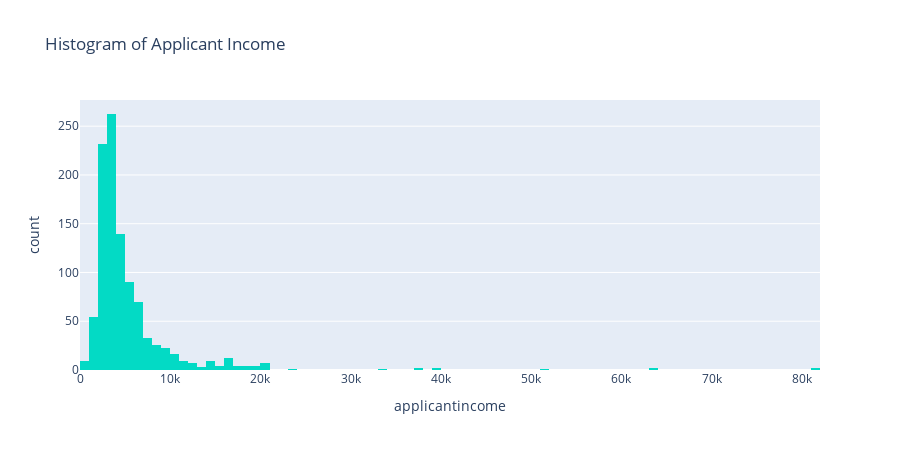

The notebook cell saved with this chart:
### Markdown cell above
## Visualization of Numerical Variables using Histogram

### Code cell
import plotly.express as px
SP = px.histogram(df, x='applicantincome',
                         title='Histogram of Applicant Income', height=450,
                         color_discrete_sequence=['#03DAC5'],
                         )
SP

### Figure 1 — Plotly figure (JSON) as saved in the notebook; plotly's stock layout.template omitted (floating-point values rounded to 4 significant figures; data arrays with more than 128 entries replaced by an {"elided": "..."} marker saying what was removed)
{"data": [{"alignmentgroup": "True", "bingroup": "x", "hovertemplate": "applicantincome=%{x}<br>count=%{y}<extra></extra>", "legendgroup": "", "marker": {"color": "#03DAC5", "pattern": {"shape": ""}}, "name": "", "offsetgroup": "", "orientation": "v", "showlegend": false, "type": "histogram", "x": {"elided": "1029 int values"}, "xaxis": "x", "yaxis": "y"}], "layout": {"barmode": "relative", "height": 450, "legend": {"tracegroupgap": 0}, "title": {"text": "Histogram of Applicant Income"}, "xaxis": {"anchor": "y", "domain": [0, 1], "title": {"text": "applicantincome"}}, "yaxis": {"anchor": "x", "domain": [0, 1], "title": {"text": "count"}}}}
